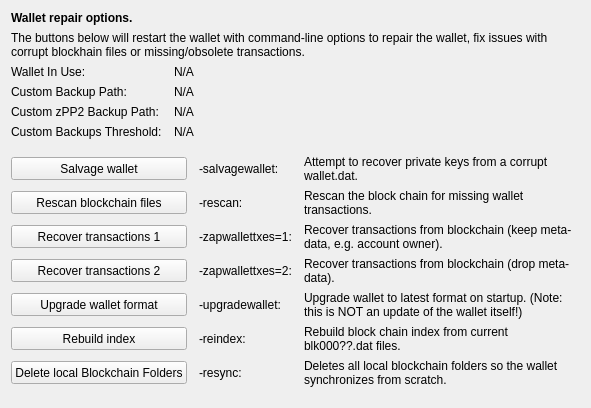
     <widget class="QWidget" name="tab_repair">
      <attribute name="title">
       <string>&amp;Wallet Repair</string>
      </attribute>
      <layout class="QGridLayout" name="gridLayout_4" columnstretch="0,0,0,0">
       <property name="horizontalSpacing">
        <number>12</number>
       </property>
       <item row="0" column="0" colspan="4">
        <widget class="QLabel" name="label_repair_header">
         <property name="font">
          <font>
           <weight>75</weight>
           <bold>true</bold>
          </font>
         </property>
         <property name="text">
          <string>Wallet repair options.</string>
         </property>
        </widget>
       </item>
       <item row="1" column="0" colspan="4">
        <widget class="QLabel" name="label_repair_helptext">
         <property name="font">
          <font>
           <weight>50</weight>
           <bold>false</bold>
          </font>
         </property>
         <property name="text">
          <string>The buttons below will restart the wallet with command-line options to repair the wallet, fix issues with corrupt blockhain files or missing/obsolete transactions.</string>
         </property>
         <property name="wordWrap">
          <bool>true</bool>
         </property>
        </widget>
       </item>
       <item row="2" column="0">
        <widget class="QLabel" name="wallet_path_label">
         <property name="text">
          <string>Wallet In Use:</string>
         </property>
        </widget>
       </item>
       <item row="2" column="1" colspan="3">
        <widget class="QLabel" name="wallet_path">
         <property name="cursor">
          <cursorShape>IBeamCursor</cursorShape>
         </property>
         <property name="text">
          <string>N/A</string>
         </property>
         <property name="textFormat">
          <enum>Qt::PlainText</enum>
         </property>
         <property name="textInteractionFlags">
          <set>Qt::LinksAccessibleByMouse|Qt::TextSelectableByKeyboard|Qt::TextSelectableByMouse</set>
         </property>
        </widget>
       </item>
       <item row="3" column="0">
        <widget class="QLabel" name="wallet_custombackuppath_label">
         <property name="text">
          <string>Custom Backup Path:</string>
         </property>
         <property name="visible">
          <bool>false</bool>
         </property>
        </widget>
       </item>
       <item row="3" column="1" colspan="3">
        <widget class="QLabel" name="wallet_custombackuppath">
         <property name="cursor">
          <cursorShape>IBeamCursor</cursorShape>
         </property>
         <property name="text">
          <string>N/A</string>
         </property>
         <property name="textFormat">
          <enum>Qt::PlainText</enum>
         </property>
         <property name="textInteractionFlags">
          <set>Qt::LinksAccessibleByMouse|Qt::TextSelectableByKeyboard|Qt::TextSelectableByMouse</set>
         </property>
         <property name="visible">
          <bool>false</bool>
         </property>
        </widget>
       </item>
       <item row="4" column="0">
        <widget class="QLabel" name="wallet_customzpp2backuppath_label">
         <property name="text">
          <string>Custom zPP2 Backup Path:</string>
         </property>
         <property name="visible">
          <bool>false</bool>
         </property>
        </widget>
       </item>
       <item row="4" column="1" colspan="3">
        <widget class="QLabel" name="wallet_customzpp2backuppath">
         <property name="cursor">
          <cursorShape>IBeamCursor</cursorShape>
         </property>
         <property name="text">
          <string>N/A</string>
         </property>
         <property name="textFormat">
          <enum>Qt::PlainText</enum>
         </property>
         <property name="textInteractionFlags">
          <set>Qt::LinksAccessibleByMouse|Qt::TextSelectableByKeyboard|Qt::TextSelectableByMouse</set>
         </property>
         <property name="visible">
          <bool>false</bool>
         </property>
        </widget>
       </item>
       <item row="5" column="0">
        <widget class="QLabel" name="wallet_custombackupthreshold_label">
         <property name="text">
          <string>Custom Backups Threshold:</string>
         </property>
         <property name="visible">
          <bool>false</bool>
         </property>
        </widget>
       </item>
       <item row="5" column="1" colspan="3">
        <widget class="QLabel" name="wallet_custombackupthreshold">
         <property name="cursor">
          <cursorShape>IBeamCursor</cursorShape>
         </property>
         <property name="text">
          <string>N/A</string>
         </property>
         <property name="textFormat">
          <enum>Qt::PlainText</enum>
         </property>
         <property name="textInteractionFlags">
          <set>Qt::LinksAccessibleByMouse|Qt::TextSelectableByKeyboard|Qt::TextSelectableByMouse</set>
         </property>
         <property name="visible">
          <bool>false</bool>
         </property>
        </widget>
       </item>
       <item row="6" column="0">
        <spacer name="verticalSpacer_repair1">
         <property name="orientation">
          <enum>Qt::Vertical</enum>
         </property>
         <property name="sizeHint" stdset="0">
          <size>
           <width>10</width>
           <height>10</height>
          </size>
         </property>
        </spacer>
       </item>
       <item row="7" column="0" colspan="2">
        <widget class="QPushButton" name="btn_salvagewallet">
         <property name="minimumSize">
          <size>
           <width>100</width>
           <height>23</height>
          </size>
         </property>
         <property name="text">
          <string>Salvage wallet</string>
         </property>
        </widget>
       </item>
       <item row="7" column="2">
        <widget class="QLabel" name="label_repair_salvage_command">
         <property name="text">
          <string notr="true">-salvagewallet:</string>
         </property>
        </widget>
       </item>
       <item row="7" column="3">
        <widget class="QLabel" name="label_repair_salvage">
         <property name="text">
          <string>Attempt to recover private keys from a corrupt wallet.dat.</string>
         </property>
         <property name="wordWrap">
          <bool>true</bool>
         </property>
        </widget>
       </item>
       <item row="8" column="0" colspan="2">
        <widget class="QPushButton" name="btn_rescan">
         <property name="minimumSize">
          <size>
           <width>100</width>
           <height>23</height>
          </size>
         </property>
         <property name="text">
          <string>Rescan blockchain files</string>
         </property>
        </widget>
       </item>
       <item row="8" column="2">
        <widget class="QLabel" name="label_repair_rescan_command">
         <property name="text">
          <string notr="true">-rescan:</string>
         </property>
        </widget>
       </item>
       <item row="8" column="3">
        <widget class="QLabel" name="label_repair_rescan">
         <property name="text">
          <string>Rescan the block chain for missing wallet transactions.</string>
         </property>
         <property name="wordWrap">
          <bool>true</bool>
         </property>
        </widget>
       </item>
       <item row="9" column="0" colspan="2">
        <widget class="QPushButton" name="btn_zapwallettxes1">
         <property name="minimumSize">
          <size>
           <width>100</width>
           <height>23</height>
          </size>
         </property>
         <property name="text">
          <string>Recover transactions 1</string>
         </property>
        </widget>
       </item>
       <item row="9" column="2">
        <widget class="QLabel" name="label_repair_zap1_command">
         <property name="text">
          <string notr="true">-zapwallettxes=1:</string>
         </property>
        </widget>
       </item>
       <item row="9" column="3">
        <widget class="QLabel" name="label_repair_zap1">
         <property name="text">
          <string>Recover transactions from blockchain (keep meta-data, e.g. account owner).</string>
         </property>
         <property name="wordWrap">
          <bool>true</bool>
         </property>
        </widget>
       </item>
       <item row="10" column="0" colspan="2">
        <widget class="QPushButton" name="btn_zapwallettxes2">
         <property name="minimumSize">
          <size>
           <width>100</width>
           <height>23</height>
          </size>
         </property>
         <property name="text">
          <string>Recover transactions 2</string>
         </property>
        </widget>
       </item>
       <item row="10" column="2">
        <widget class="QLabel" name="label_repair_zap2_command">
         <property name="text">
          <string notr="true">-zapwallettxes=2:</string>
         </property>
        </widget>
       </item>
       <item row="10" column="3">
        <widget class="QLabel" name="label_repair_zap2">
         <property name="text">
          <string>Recover transactions from blockchain (drop meta-data).</string>
         </property>
         <property name="wordWrap">
          <bool>true</bool>
         </property>
        </widget>
       </item>
       <item row="11" column="0" colspan="2">
        <widget class="QPushButton" name="btn_upgradewallet">
         <property name="minimumSize">
          <size>
           <width>100</width>
           <height>23</height>
          </size>
         </property>
         <property name="text">
          <string>Upgrade wallet format</string>
         </property>
        </widget>
       </item>
       <item row="11" column="2">
        <widget class="QLabel" name="label_repair_upgrade_command">
         <property name="text">
          <string notr="true">-upgradewallet:</string>
         </property>
        </widget>
       </item>
       <item row="11" column="3">
        <widget class="QLabel" name="label_repair_upgrade">
         <property name="text">
          <string>Upgrade wallet to latest format on startup. (Note: this is NOT an update of the wallet itself!)</string>
         </property>
         <property name="wordWrap">
          <bool>true</bool>
         </property>
        </widget>
       </item>
       <item row="12" column="0" colspan="2">
        <widget class="QPushButton" name="btn_reindex">
         <property name="minimumSize">
          <size>
           <width>100</width>
           <height>23</height>
          </size>
         </property>
         <property name="text">
          <string>Rebuild index</string>
         </property>
        </widget>
       </item>
       <item row="12" column="2">
        <widget class="QLabel" name="label_repair_reindex_command">
         <property name="text">
          <string notr="true">-reindex:</string>
         </property>
        </widget>
       </item>
       <item row="12" column="3">
        <widget class="QLabel" name="label_repair_reindex">
         <property name="text">
          <string>Rebuild block chain index from current blk000??.dat files.</string>
         </property>
         <property name="wordWrap">
          <bool>true</bool>
         </property>
        </widget>
       </item>
       <item row="13" column="0" colspan="2">
        <widget class="QPushButton" name="btn_resync">
         <property name="minimumSize">
          <size>
           <width>100</width>
           <height>23</height>
          </size>
         </property>
         <property name="text">
          <string>Delete local Blockchain Folders</string>
         </property>
        </widget>
       </item>
       <item row="13" column="2">
        <widget class="QLabel" name="label_repair_resync_command">
         <property name="text">
          <string>-resync:</string>
         </property>
        </widget>
       </item>
       <item row="13" column="3">
        <widget class="QLabel" name="label_repair_resync">
         <property name="text">
          <string>Deletes all local blockchain folders so the wallet synchronizes from scratch.</string>
         </property>
         <property name="wordWrap">
          <bool>true</bool>
         </property>
        </widget>
       </item>
       <item row="14" column="0">
        <spacer name="verticalSpacer_repair2">
         <property name="orientation">
          <enum>Qt::Vertical</enum>
         </property>
         <property name="sizeHint" stdset="0">
          <size>
           <width>20</width>
           <height>10</height>
          </size>
         </property>
        </spacer>
       </item>
      </layout>
     </widget>
